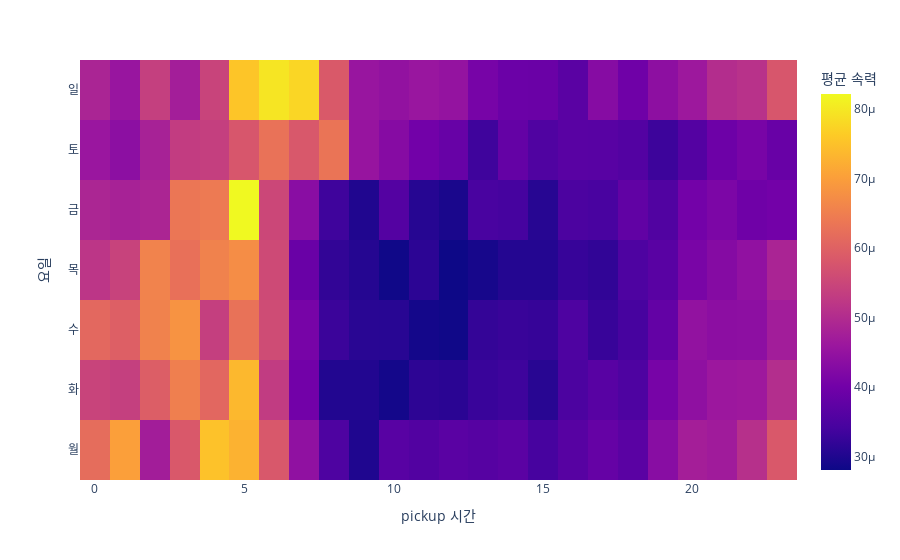

Notebook cell for this chart:
### Markdown cell above
# 기말고사1-(1),(2)

### Code cell
tidydata = df.groupby(['pickup_hour', 'dayofweek']).speed.mean().reset_index()
tidydata['dayofweek'] = tidydata['dayofweek'].map({0:'월', 1:'화', 2:'수', 3:'목', 4:'금', 5:'토', 6:'일'})

fig = px.density_heatmap(
    data_frame=tidydata,
    x='pickup_hour',
    y='dayofweek',
    z='speed',
    nbinsx=24,
    nbinsy=7,
    height=400
)

fig.update_layout(
    xaxis_title='pickup 시간',
    yaxis_title='요일',
    coloraxis_colorbar_title='평균 속력'
)
fig.show()

### Figure 1 — Plotly figure (JSON) as saved in the notebook; plotly's stock layout.template omitted (floating-point values rounded to 4 significant figures; data arrays with more than 128 entries replaced by an {"elided": "..."} marker saying what was removed)
{"data": [{"coloraxis": "coloraxis", "histfunc": "sum", "hovertemplate": "pickup_hour=%{x}<br>dayofweek=%{y}<br>sum of speed=%{z}<extra></extra>", "name": "", "nbinsx": 24, "nbinsy": 7, "type": "histogram2d", "x": {"elided": "168 int values"}, "xaxis": "x", "xbingroup": "x", "y": {"elided": "168 str values"}, "yaxis": "y", "ybingroup": "y", "z": {"elided": "168 float values"}}], "layout": {"autosize": true, "coloraxis": {"colorbar": {"title": {"text": "평균 속력"}}, "colorscale": [[0, "#0d0887"], [0.1111, "#46039f"], [0.2222, "#7201a8"], [0.3333, "#9c179e"], [0.4444, "#bd3786"], [0.5556, "#d8576b"], [0.6667, "#ed7953"], [0.7778, "#fb9f3a"], [0.8889, "#fdca26"], [1, "#f0f921"]]}, "legend": {"tracegroupgap": 0}, "margin": {"t": 60}, "xaxis": {"anchor": "y", "autorange": true, "domain": [0, 1], "range": [-0.5, 23.5], "title": {"text": "pickup 시간"}, "type": "linear"}, "yaxis": {"anchor": "x", "autorange": true, "domain": [0, 1], "range": [-0.5, 6.5], "title": {"text": "요일"}, "type": "category"}}}
